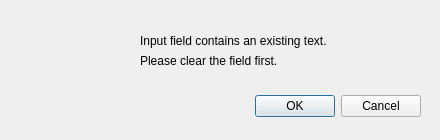
<?xml version="1.0" encoding="UTF-8"?>
<ui version="4.0">
 <class>Dialog</class>
 <widget class="QDialog" name="Dialog">
  <property name="geometry">
   <rect>
    <x>0</x>
    <y>0</y>
    <width>440</width>
    <height>140</height>
   </rect>
  </property>
  <property name="windowTitle">
   <string>Dialog</string>
  </property>
  <widget class="QDialogButtonBox" name="buttonBox">
   <property name="geometry">
    <rect>
     <x>220</x>
     <y>90</y>
     <width>201</width>
     <height>32</height>
    </rect>
   </property>
   <property name="font">
    <font>
     <family>MS Shell Dlg 2</family>
    </font>
   </property>
   <property name="orientation">
    <enum>Qt::Horizontal</enum>
   </property>
   <property name="standardButtons">
    <set>QDialogButtonBox::Cancel|QDialogButtonBox::Ok</set>
   </property>
  </widget>
  <widget class="QLabel" name="label">
   <property name="geometry">
    <rect>
     <x>20</x>
     <y>0</y>
     <width>111</width>
     <height>141</height>
    </rect>
   </property>
   <property name="styleSheet">
    <string notr="true">image: url(:/icons/ui/icons/warning.ico);</string>
   </property>
   <property name="text">
    <string/>
   </property>
  </widget>
  <widget class="QLabel" name="label_2">
   <property name="geometry">
    <rect>
     <x>140</x>
     <y>20</y>
     <width>251</width>
     <height>41</height>
    </rect>
   </property>
   <property name="font">
    <font>
     <family>Segoe UI</family>
     <pointsize>9</pointsize>
    </font>
   </property>
   <property name="text">
    <string>Input field contains an existing text.</string>
   </property>
  </widget>
  <widget class="QLabel" name="label_3">
   <property name="geometry">
    <rect>
     <x>140</x>
     <y>50</y>
     <width>291</width>
     <height>21</height>
    </rect>
   </property>
   <property name="font">
    <font>
     <family>Segoe UI</family>
     <pointsize>9</pointsize>
    </font>
   </property>
   <property name="text">
    <string>Please clear the field first.</string>
   </property>
  </widget>
 </widget>
 <resources>
  <include location="../resource.qrc"/>
 </resources>
 <connections>
  <connection>
   <sender>buttonBox</sender>
   <signal>accepted()</signal>
   <receiver>Dialog</receiver>
   <slot>accept()</slot>
   <hints>
    <hint type="sourcelabel">
     <x>248</x>
     <y>254</y>
    </hint>
    <hint type="destinationlabel">
     <x>157</x>
     <y>274</y>
    </hint>
   </hints>
  </connection>
  <connection>
   <sender>buttonBox</sender>
   <signal>rejected()</signal>
   <receiver>Dialog</receiver>
   <slot>reject()</slot>
   <hints>
    <hint type="sourcelabel">
     <x>316</x>
     <y>260</y>
    </hint>
    <hint type="destinationlabel">
     <x>286</x>
     <y>274</y>
    </hint>
   </hints>
  </connection>
 </connections>
</ui>
